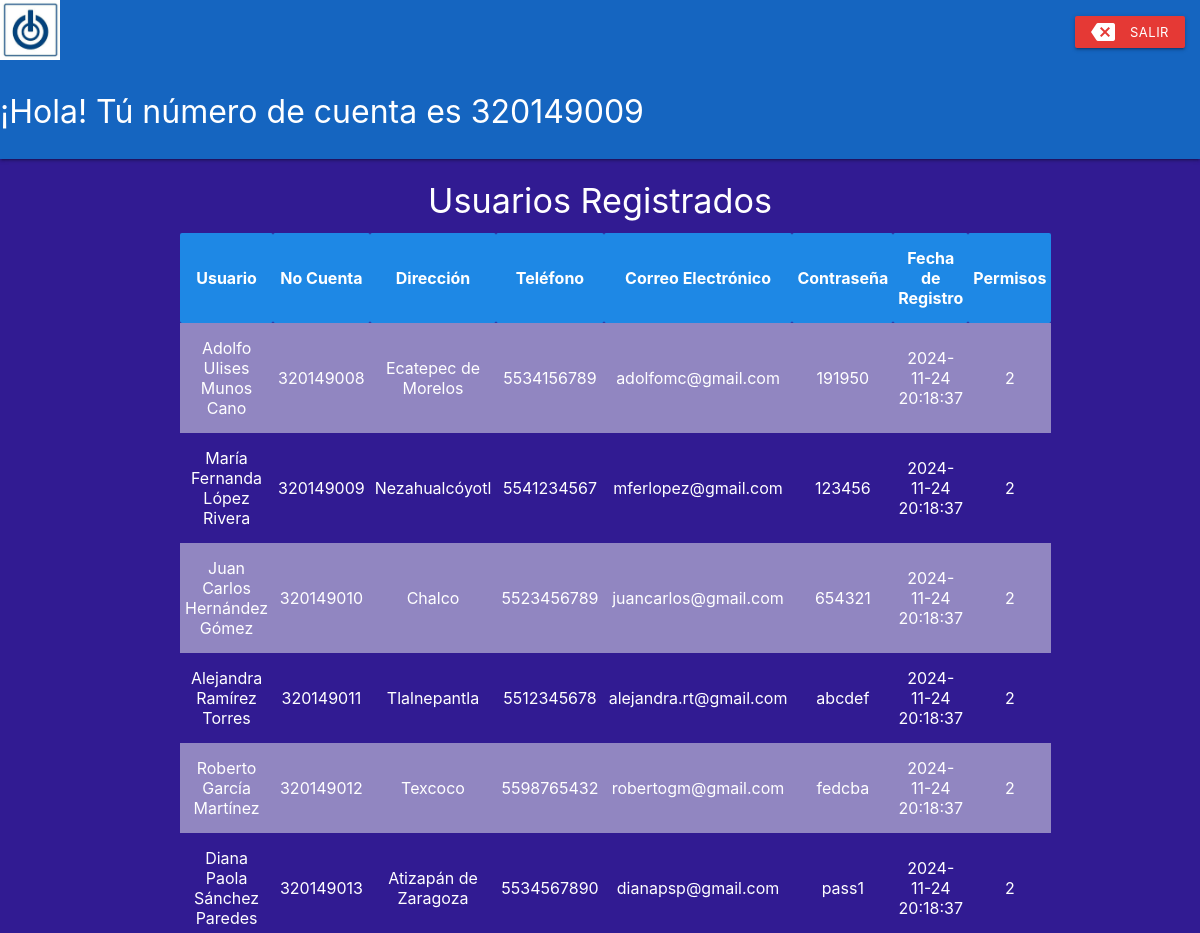
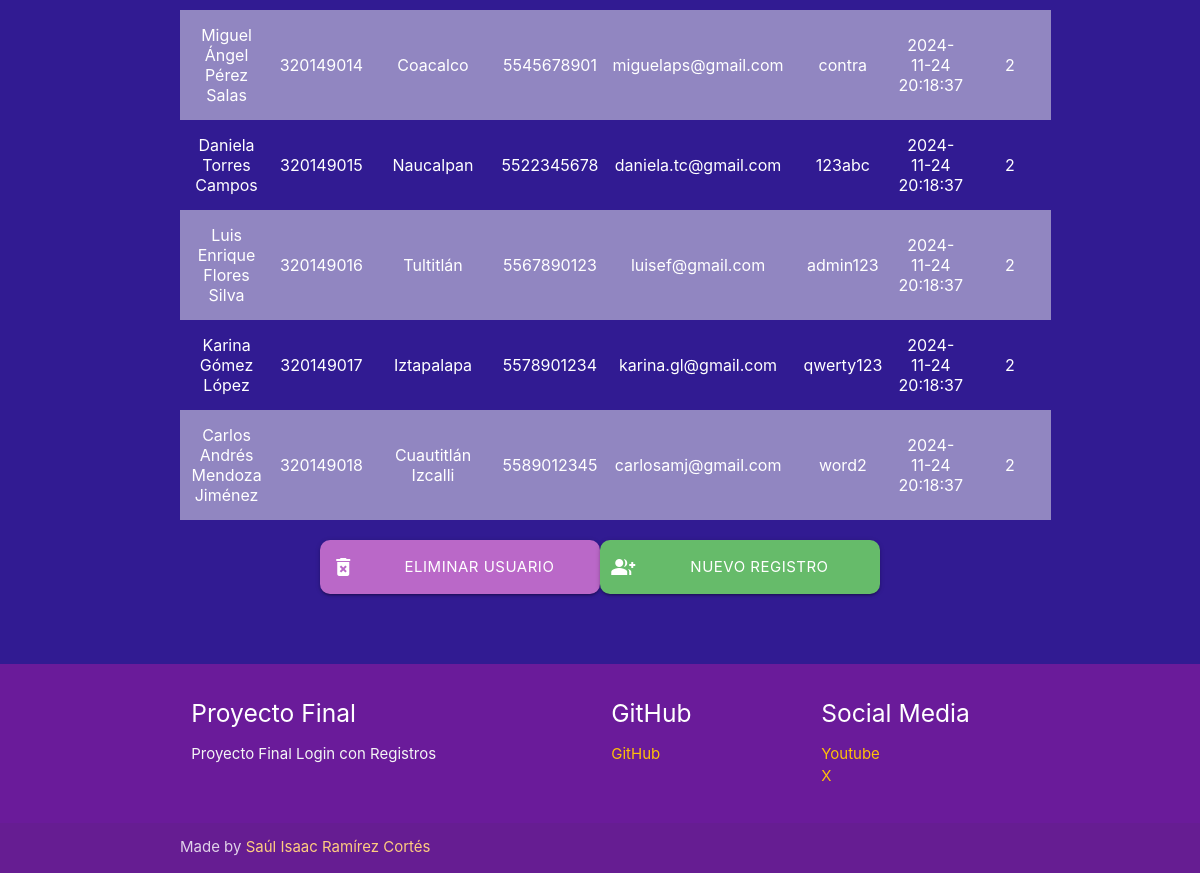
Screenshot of /Principal.php (signed in) with the database file from the repository (2 pictures, top to bottom).
### tables this page shows
CREATE TABLE `persona`(
`numero` int(11) primary key NOT NULL auto_increment,
`nombre_usuario` text not null,
`carrera` text not null,
`no_cuenta` int(10) not null,
`direccion` text not null,
`telefono` varchar (10) not null,
`email` text not null,
`password` varchar(10) not null,
`fecha_registro` datetime not null default current_timestamp,
`permisos` int(11) not null default '2'
);

### Principal.php (the view, shortened to what this page needs)
<?php
$no_cuenta = $_SESSION['usermane'];
if (!isset($no_cuenta)) {
    header("location: ./Proyecto/index.php");
} else {
    echo "
    <head>
      <title>Principal</title>
      <link href='https://fonts.googleapis.com/icon?family=Material+Icons' rel='stylesheet'>
      <link type='text/css' rel='stylesheet' href='./materialize-v1.0.0/materialize/css/materialize.css' media='screen,projection'/>
      <script src='https://cdnjs.cloudflare.com/ajax/libs/materialize/1.0.0/js/materialize.min.js'></script>
      <meta name='viewport' content='width=device-width, initial-scale=1.0'/>
      <style>
        body {
          background-color: #311b92; /* Color morado oscuro */
          color: white;
          margin: 0;
          display: flex;
          flex-direction: column;
          min-height: 100vh;
        }
        main {
          flex: 1 0 auto;
          padding-bottom: 50px;
        }
        table.striped thead {
          background-color: #1e88e5; /* Azul vivo */
        }
        table.striped tbody tr:hover {
          background-color: #ffeb3b; /* Amarillo vivo */
        }
        .btn-large {
          margin-top: 20px;
          border-radius: 10px;
        }
      </style>
      <nav class='nav-extended'>
        <div class='nav-wrapper blue darken-3'>
          <a href='#' class='brand-logo'><img src='./media/favicon.png' width=60px alt='icon'></a>
          <ul id='nav-mobile' class='right hide-on-med-and-down'>
            <li><a class='waves-effect waves-light btn-small red darken-1' href='logica/salir.php'><i class='material-icons left'>backspace</i>SALIR</a></li>
          </ul>
        </div>
        <div class='nav-content blue darken-3'>
          <span class='nav-title'>¡Hola! Tú número de cuenta es $no_cuenta</span>
        </div>
      </nav>
    </head>";
    require "./logica/conexion.php";
    mysqli_set_charset($conexion, 'utf8');
    $consulta_sql = "SELECT * FROM persona";
    $resultado = $conexion->query($consulta_sql);
    $count = mysqli_num_rows($resultado);
    echo "
    <body>
      <main>
        <div class='container'>
          <h4 class='center-align'>Usuarios Registrados</h4>
          <table class='striped centered responsive-table'>
            <thead>
              <tr>
                <th>Usuario</th>
                <th>No Cuenta</th>
                <th>Dirección</th>
                <th>Teléfono</th>
                <th>Correo Electrónico</th>
                <th>Contraseña</th>
                <th>Fecha de Registro</th>
                <th>Permisos</th>
              </tr>
            </thead>
            <tbody>";
    if ($count > 0) {
        while ($row = mysqli_fetch_assoc($resultado)) {
            echo "
              <tr>
                <td>{$row['nombre_usuario']}</td>
                <td>{$row['no_cuenta']}</td>
                <td>{$row['direccion']}</td>
                <td>{$row['telefono']}</td>
                <td>{$row['email']}</td>
                <td>{$row['password']}</td>
                <td>{$row['fecha_registro']}</td>
                <td>{$row['permisos']}</td>
              </tr>";
        }
    } else {
        echo "<tr><td colspan='8' class='center-align red-text'>Sin registros disponibles</td></tr>";
    }
    echo "
            </tbody>
          </table>
          <div class='row center-align'>
            <a class='col s12 m4 offset-m2 waves-effect waves-light btn-large purple lighten-2' href='EliminarUsuario.php'>
              <i class='material-icons left'>delete_forever</i>Eliminar Usuario
            </a>
            <a class='col s12 m4 waves-effect waves-light btn-large green lighten-1' href='Registro.php'>
              <i class='material-icons left'>group_add</i>Nuevo Registro
            </a>
          </div>
        </div>
      </main>
      <footer class='page-footer purple darken-3'>
        <div class='container'>
          <div class='row'>
            <div class='col l6 s12'>
              <h5 class='white-text'>Proyecto Final</h5>
              <p class='grey-text text-lighten-4'>Proyecto Final Login con Registros</p>
            </div>
            <div class='col l3 s12'>
              <h5 class='white-text'>GitHub</h5>
              <ul>
                <li><a class='amber-text' href='https://github.com/IsaacRamirezC11'>GitHub</a></li>
              </ul>
            </div>
            <div class='col l3 s12'>
              <h5 class='white-text'>Social Media</h5>
              <ul>
                <li><a class='amber-text' href='https://www.youtube.com/@jmv_Isaac'>Youtube</a></li>
                <li><a class='amber-text' href='https://x.com/jmv_Isaac0411'>X</a></li>
              </ul>
            </div>
          </div>
        </div>
        <div class='footer-copyright'>
          <div class='container'>
            Made by <a class='orange-text text-lighten-3'>Saúl Isaac Ramírez Cortés</a>
          </div>
        </div>
      </footer>
    </body>";
}
?>

### Principal.php (style rules this page uses)
body { background-color: #311b92; color: white; margin: 0; display: flex; flex-direction: column; min-height: 100vh; }
main { flex: 1 0 auto; padding-bottom: 50px; }
table.striped thead { background-color: #1e88e5; }
.btn-large { margin-top: 20px; border-radius: 10px; }

### rows the page displays
persona: nombre_usuario "Adolfo Ulises Munos Cano", no_cuenta "320149008", direccion "Ecatepec de Morelos", telefono "5534156789", email "adolfomc@gmail.com", password "191950", fecha_registro "2024-11-24 20:18:37", permisos "2"
persona: nombre_usuario "María Fernanda López Rivera", no_cuenta "320149009", direccion "Nezahualcóyotl", telefono "5541234567", email "mferlopez@gmail.com", password "123456", fecha_registro "2024-11-24 20:18:37", permisos "2"
persona: nombre_usuario "Juan Carlos Hernández Gómez", no_cuenta "320149010", direccion "Chalco", telefono "5523456789", email "juancarlos@gmail.com", password "654321", fecha_registro "2024-11-24 20:18:37", permisos "2"
persona: nombre_usuario "Alejandra Ramírez Torres", no_cuenta "320149011", direccion "Tlalnepantla", telefono "5512345678", email "alejandra.rt@gmail.com", password "abcdef", fecha_registro "2024-11-24 20:18:37", permisos "2"
persona: nombre_usuario "Roberto García Martínez", no_cuenta "320149012", direccion "Texcoco", telefono "5598765432", email "robertogm@gmail.com", password "fedcba", fecha_registro "2024-11-24 20:18:37", permisos "2"
persona: nombre_usuario "Diana Paola Sánchez Paredes", no_cuenta "320149013", direccion "Atizapán de Zaragoza", telefono "5534567890", email "dianapsp@gmail.com", password "pass1", fecha_registro "2024-11-24 20:18:37", permisos "2"
persona: nombre_usuario "Miguel Ángel Pérez Salas", no_cuenta "320149014", direccion "Coacalco", telefono "5545678901", email "miguelaps@gmail.com", password "contra", fecha_registro "2024-11-24 20:18:37", permisos "2"
persona: nombre_usuario "Daniela Torres Campos", no_cuenta "320149015", direccion "Naucalpan", telefono "5522345678", email "daniela.tc@gmail.com", password "123abc", fecha_registro "2024-11-24 20:18:37", permisos "2"
persona: nombre_usuario "Luis Enrique Flores Silva", no_cuenta "320149016", direccion "Tultitlán", telefono "5567890123", email "luisef@gmail.com", password "admin123", fecha_registro "2024-11-24 20:18:37", permisos "2"
persona: nombre_usuario "Karina Gómez López", no_cuenta "320149017", direccion "Iztapalapa", telefono "5578901234", email "karina.gl@gmail.com", password "qwerty123", fecha_registro "2024-11-24 20:18:37", permisos "2"
persona: nombre_usuario "Carlos Andrés Mendoza Jiménez", no_cuenta "320149018", direccion "Cuautitlán Izcalli", telefono "5589012345", email "carlosamj@gmail.com", password "word2", fecha_registro "2024-11-24 20:18:37", permisos "2"

### other values shown
$no_cuenta "320149009"
